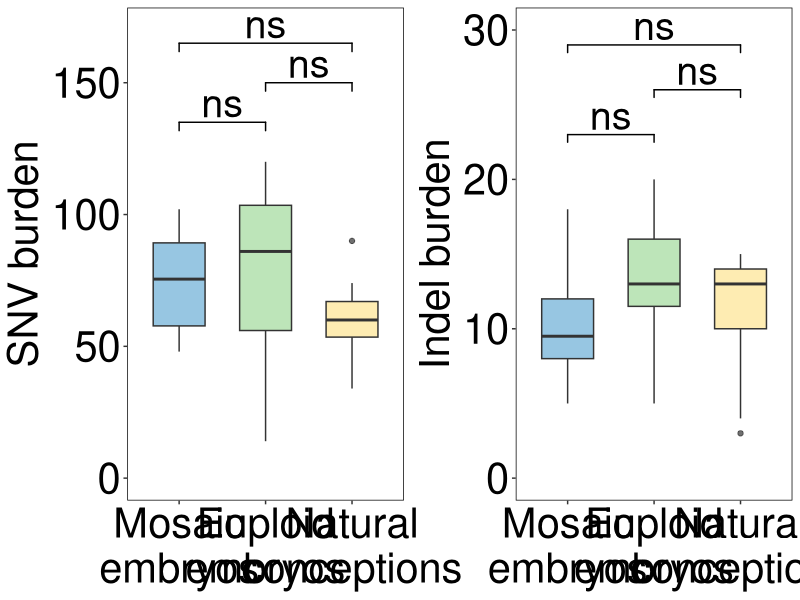
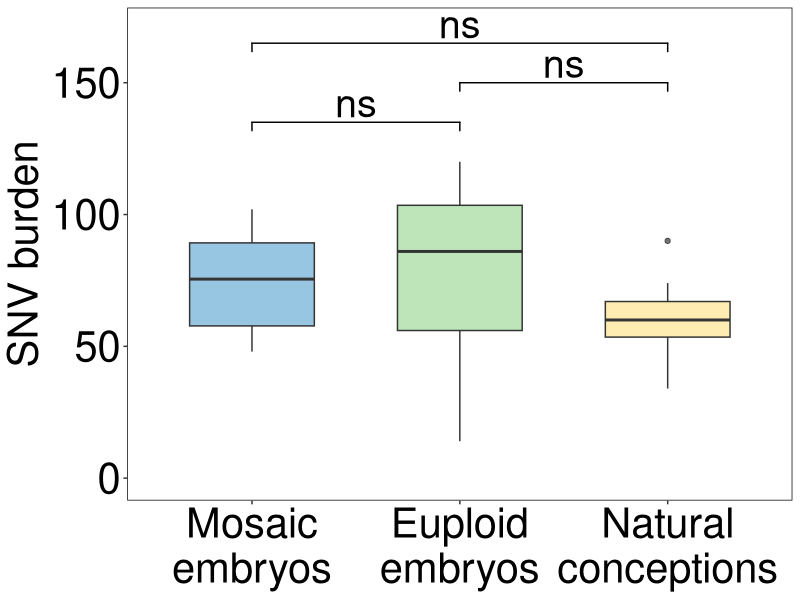
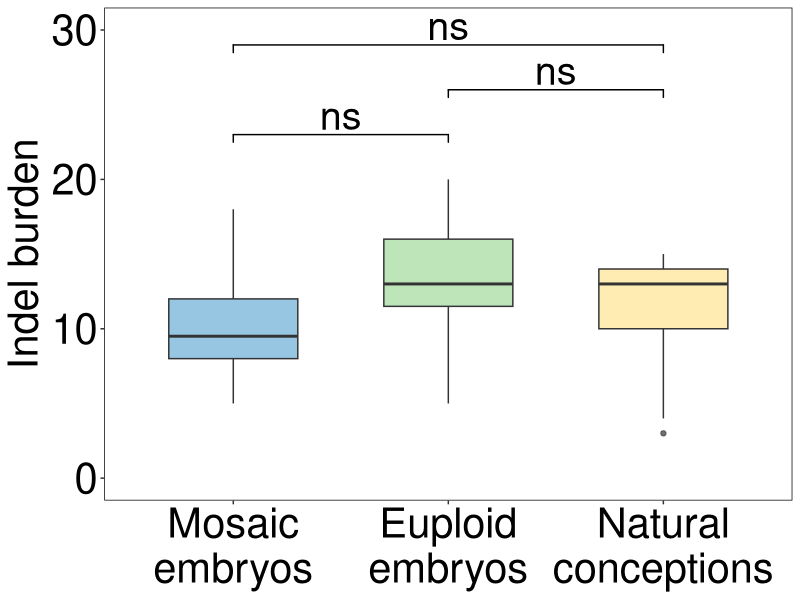
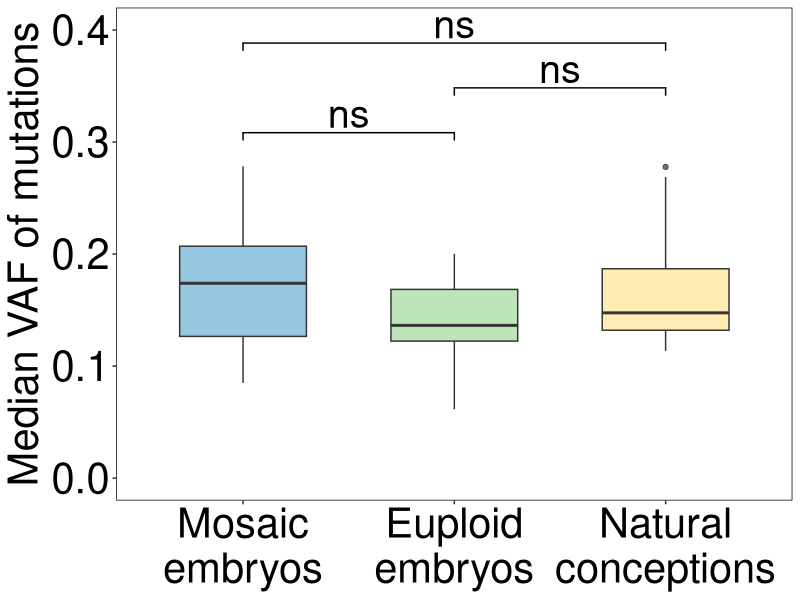

The R source for these figures, in order:
library(nlme) 
library(multcomp)
library(ggsignif)
library(ggplot2)
library(RColorBrewer)
library(patchwork)


## figure 3a
snv_data <- read.csv("SNV-num-group-VAF-depth.txt",header=T,sep="\t")
snv_data$group <- factor(snv_data$group, levels = c("mosaic embryos", "euploid embryos", "natural conceptions"))
mod <- lme(number~group+depth, random=~1|family, data=snv_data)
anova(mod, type='marginal')
summary(glht(mod, linfct = mcp(group = "Tukey")))
p_values <- as.numeric(summary(glht(mod, linfct = mcp(group = "Tukey")))$test$pvalues)
annotations <- ifelse(p_values < 0.001, "***",ifelse(p_values < 0.01, "**",ifelse(p_values < 0.05, "*", "ns")))
mycolor <- c(c(brewer.pal(9,"Blues")[5]),c(brewer.pal(9,"Greens")[4]),c(brewer.pal(9,"YlOrBr")[3]))
pic1 <- ggplot(snv_data,aes(x = group,y = number)) +
    geom_boxplot(aes(fill = group),alpha = 0.7, width = 0.6)+
    scale_fill_manual(values = mycolor)+
    scale_color_manual(values = mycolor)+
    theme_bw()+
    scale_x_discrete(labels = c("mosaic embryos" = "Mosaic\nembryos","euploid embryos" = "Euploid\nembryos","natural conceptions" = "Natural\nconceptions"))+
    labs(y="SNV burden", x = NULL)+
    ylim(0,170)+
    theme(panel.grid = element_blank(),text = element_text(size = 30),axis.text = element_text(size = 30,color = "black"),legend.position = "none",panel.border = element_rect(color = "black"))+
    geom_signif(xmin = c(1, 2, 1),xmax = c(2, 3, 3),annotations = annotations, y_position = c(max(snv_data$number)+15,max(snv_data$number)+30,max(snv_data$number)+45),textsize = 10)

indel_data <- read.csv("indel-num-group-VAF-depth.txt",header=T,sep="\t")
indel_data$group <- factor(indel_data$group, levels = c("mosaic embryos", "euploid embryos", "natural conceptions"))
mod <- lme(number~group+depth, random=~1|family, data=indel_data)
anova(mod, type='marginal')
summary(glht(mod, linfct = mcp(group = "Tukey")))
p_values <- as.numeric(summary(glht(mod, linfct = mcp(group = "Tukey")))$test$pvalues)
annotations <- ifelse(p_values < 0.001, "***",ifelse(p_values < 0.01, "**",ifelse(p_values < 0.05, "*", "ns")))
mycolor <- c(c(brewer.pal(9,"Blues")[5]),c(brewer.pal(9,"Greens")[4]),c(brewer.pal(9,"YlOrBr")[3]))
pic2 <- ggplot(indel_data,aes(x = group,y = number)) +
    geom_boxplot(aes(fill = group),alpha = 0.7, width = 0.6)+
    scale_fill_manual(values = mycolor)+
    scale_color_manual(values = mycolor)+
    theme_bw()+
    scale_x_discrete(labels = c("mosaic embryos" = "Mosaic\nembryos","euploid embryos" = "Euploid\nembryos","natural conceptions" = "Natural\nconceptions"))+
    labs(y="Indel burden", x = NULL)+
    ylim(0,30)+
    theme(panel.grid = element_blank(),text = element_text(size = 30),axis.text = element_text(size = 30,color = "black"),legend.position = "none",panel.border = element_rect(color = "black"))+
    geom_signif(xmin = c(1, 2, 1),xmax = c(2, 3, 3),annotations = annotations, y_position = c(max(indel_data$number)+3,max(indel_data$number)+6,max(indel_data$number)+9),textsize = 10)

combined_plot <- pic1 + pic2 + plot_layout(ncol = 2, guides = "collect") + plot_annotation(theme = theme(plot.margin = margin(0, 0, 0, 0)))


## figure 3b
mut_data <- read.csv("mut-num-group-VAF-depth.txt",header=T,sep="\t")
mut_data$group <- factor(mut_data$group, levels = c("mosaic embryos", "euploid embryos", "natural conceptions"))
mod <- lme(median_VAF~group+depth, random=~1|family, data=mut_data)
anova(mod, type='marginal')
summary(glht(mod, linfct = mcp(group = "Tukey")))
p_values <- as.numeric(summary(glht(mod, linfct = mcp(group = "Tukey")))$test$pvalues)
annotations <- ifelse(p_values < 0.001, "***",ifelse(p_values < 0.01, "**",ifelse(p_values < 0.05, "*", "ns")))
mycolor <- c(c(brewer.pal(9,"Blues")[5]),c(brewer.pal(9,"Greens")[4]),c(brewer.pal(9,"YlOrBr")[3]))
pic3 <- ggplot(mut_data,aes(x = group,y = median_VAF)) +
    geom_boxplot(aes(fill = group),alpha = 0.7, width = 0.6)+
    scale_fill_manual(values = mycolor)+
    scale_color_manual(values = mycolor)+
    theme_bw()+
    scale_x_discrete(labels = c("mosaic embryos" = "Mosaic\nembryos","euploid embryos" = "Euploid\nembryos","natural conceptions" = "Natural\nconceptions"))+
    labs(y="Median VAF of mutations", x = NULL)+
    ylim(0,0.40)+
    theme(panel.grid = element_blank(),text = element_text(size = 30),axis.text = element_text(size = 30,color = "black"),legend.position = "none",panel.border = element_rect(color = "black"))+
    geom_signif(xmin = c(1, 2, 1),xmax = c(2, 3, 3),annotations = annotations, y_position = c(max(mut_data$median_VAF)+0.03,max(mut_data$median_VAF)+0.07,max(mut_data$median_VAF)+0.11),textsize = 10)
